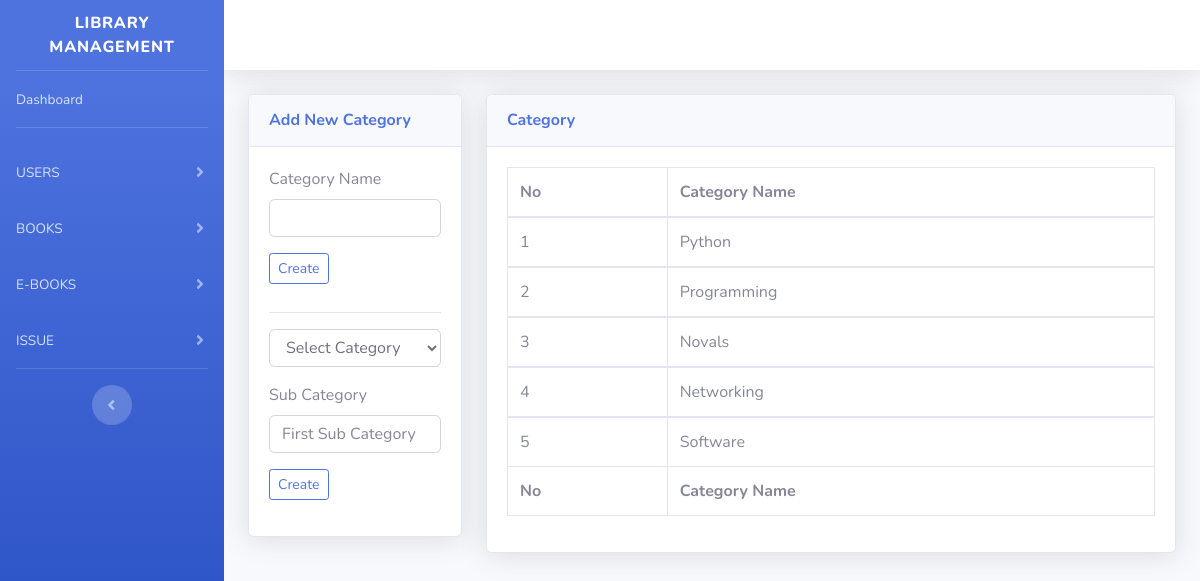
Page /templates/startbootstrap-sb-admin-2-gh-pages/add_category.php (signed in) on the committed database.
### tables this page shows
CREATE TABLE `book_category` (
  `category_id` int(10) NOT NULL,
  `category_name` varchar(40) NOT NULL,
  `status` varchar(20) NOT NULL
);

### templates/startbootstrap-sb-admin-2-gh-pages/add_category.php (the view, shortened to what this page needs)
<?php
include('../startbootstrap-sb-admin-2-gh-pages/PHP/connection.php');
?>
<!DOCTYPE html>
<html lang="en">
<head>
    <link href="vendor/fontawesome-free/css/all.min.css" rel="stylesheet" type="text/css">
    <link href="css/sb-admin-2.min.css" rel="stylesheet">
    <link href="vendor/datatables/dataTables.bootstrap4.min.css" rel="stylesheet">
</head>
<body id="page-top">
    <div id="wrapper">
        <ul class="navbar-nav bg-gradient-primary sidebar sidebar-dark accordion" id="accordionSidebar">
            <a class="sidebar-brand d-flex align-items-center justify-content-center" href="Dashbord.php">
                <div class="sidebar-brand-text mx-3">Library Management </div>
            </a>
            <hr class="sidebar-divider my-0">
            <li class="nav-item">
                <a class="nav-link" href="Dashbord.php">
                    <span>Dashboard</span></a>
            </li>
            <hr class="sidebar-divider">
            <li class="nav-item">
                <a class="nav-link collapsed" href="#" data-toggle="collapse" data-target="#collapseTwo"
                    aria-expanded="true" aria-controls="collapseTwo">
                    <span>USERS</span>
                </a>
            </li>
            <li class="nav-item">
                <a class="nav-link collapsed" href="#" data-toggle="collapse" data-target="#collapseUtilities"
                    aria-expanded="true" aria-controls="collapseUtilities">
                    <span>BOOKS</span>
                </a>
            </li>
            <li class="nav-item">
                <a class="nav-link collapsed" href="#" data-toggle="collapse" data-target="#One"
                    aria-expanded="true" aria-controls="collapseUtilities">
                    <span>E-BOOKS</span>
                </a>
            </li>
            <li class="nav-item">
                <a class="nav-link collapsed" href="#" data-toggle="collapse" data-target="#collapseUtilitie"
                    aria-expanded="true" aria-controls="collapseUtilities">
                    <span>ISSUE</span>
                </a>
            </li>
            <hr class="sidebar-divider">
            <div class="text-center d-none d-md-inline">
                <button class="rounded-circle border-0" id="sidebarToggle"></button>
            </div>
        </ul>
        <div id="content-wrapper" class="d-flex flex-column">
            <div id="content">
                <nav class="navbar navbar-expand navbar-light bg-white topbar mb-4 static-top shadow">
                </nav>
                <div class="container-fluid">
                <div class="row">
                    <div class="col-md-3 col-sm-6 col-xs-6">
                      <div class="card shadow mb-4">
                        <div class="card-header py-3">
                            <h6 class="m-0 font-weight-bold text-primary">Add New Category</h6>
                        </div>
                        <div class="card-body">
                            <div class="table-responsive">
                                <table class="table table-bordered" id="dataTable" width="100%" cellspacing="0">
                                    <form name = "signup" method = "POST" action="php/category.php">
                                        <div class ="form-group">
                                            <label>Category Name</label>
                                            <input type ="text" class = "form-control" name="category" autocomplete="off" required>
                                        </div>
                                        <input type = "Submit" class="btn btn-outline-primary btn-sm" name = "create" value = "Create">
                                    </form>
                                </table>
                            </div>
                            <hr class="sidebar-divider">
                            <table class="table table-bordered" id="dataTable" width="100%" cellspacing="0">
                                    <form name = "signup" method = "POST" action="php/sub_category.php">
                                        <div class ="form-group">
                                        <select class = "form-control" id = "categ" name = "category">
                                            <option value = "">Select Category</option>
                                        </select>
                                         </div>
                                         <div class="form-group">
                                            <label>Sub Category</label>
                                            <input type ="text" class = "form-control" name="firs_category" autocomplete="off" placeholder = "First Sub Category">
                                          </div>
                                        <input type = "Submit" class="btn btn-outline-primary btn-sm" name = "create" value = "Create">
                                        </form>
                                </table>
                        </div>
                    </div>
                   </div>
                   <div class="col-md-9 col-sm-6 col-xs-6">
                      <div class="card shadow mb-4">
                        <div class="card-header py-3">
                            <h6 class="m-0 font-weight-bold text-primary">Category</h6>
                        </div>
                        <div class="card-body">
                            <div class="table-responsive">
                                <table class="table table-bordered" id="dataTable" width="100%" cellspacing="0">
                                    <form name = "signup" method = "POST" action="php/category.php">
                                    <thead>
                                        <tr>
                                            <th>No </th>
                                            <th>Category  Name</th>
                                        </tr>
                                    </thead>
                                    <tfoot>
                                            <th>No </th>
                                            <th>Category  Name</th>
                                </tfoot>
<?php
    $sql = "SELECT * from book_category";
    $result = mysqli_query($con, $sql);
    $count = 1;
    while($row = mysqli_fetch_array($result))
            {
    ?>
                <tbody>
                <tr>
                    <?php echo "<td>" .$count++ ."</td>"; ?>
                    <?php echo " <td>" .$row["category_name"] ."</td>";?>
                </tr>
            </tbody>
        <?php
            }
        ?>
        </table>
                            </div>
                        </div>
                    </div>
                   </div>
                </div>
            </div>
        </div>
    </div>
</body>
</html>

### rows in the picture
book_category: category_name "Python"
book_category: category_name "Programming"
book_category: category_name "Novals"
book_category: category_name "Networking"
book_category: category_name "Software"
